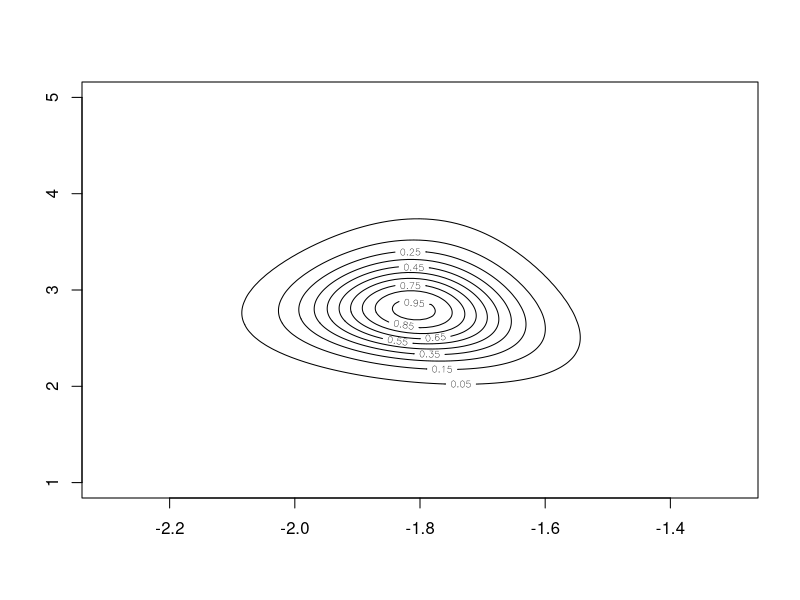

This figure's R source:
# y: The number of tumor-emerging rats in group;
# n: The number of total rats in group
rat.y <- c(0,0,0,0,0,0,0,0,0,0,0,0,0,0,1,1,1,1,1,1,1,1,2,2,2,2,2,2,2,2,
           2,1,5,2,5,3,2,7,7,3,3,2,9,10,4,4,4,4,4,4,
           4,10,4,4,4,5,11,12,5,5,6,5,6,6,6,6,16,15,15,9)
rat.n <- c(20,20,20,20,20,20,20,19,19,19,19,18,18,17,20,20,20,20,19,19,
           18,18,25,24,23,20,20,20,20,20,20,10,49,19,46,27,17,49,47,20,
           20,13,48,50,20,20,20,20,20,20,20,48,19,19,19,22,46,49,20,20,
           23,19,22,20,20,20,52,47,46,24)
logpost4 <- function(u, v) {a <- exp(u+v)/(exp(u)+1);
b <- exp(v)/(exp(u) + 1);
J <- length(rat.y); # Number of data
logp_a <- dunif(a , min = 0 , max = 40 , log = TRUE);
logp_b <- dunif(b , min = 0 , max = 100 , log = TRUE);
log_prior <- logp_a + logp_b;
x <- J * (lgamma(a + b) - lgamma(a) - lgamma(b)) + log_prior;
for (i in (1:J)){
  x <- x + lgamma(a + rat.y[i]) + lgamma(b + rat.n[i] - rat.y[i]) - 
    lgamma(a + b + rat.n[i]) # Adding likelihood
}
x # Return log p(theta, phi | y)
}
# Generate grid sampling
x4 <- c(-230:-130)/100 # set the grid values of u
y4 <- c(100:500)/100 # set the grid values of v
# evaluate grid
z <- outer(x4,y4,logpost4) # evaluate the key part of the log posterior p(u,v|y) for each grid (u,v)
# exponentiate log posterior (set maximum to be one)
z2 <- exp(z- max(z)) # transfer log posterior into posterior (the joint posterior)
contour(x4,y4,z2,levels=c(0.05,0.15,0.25,0.35,0.45,0.55,0.65,0.75,0.85,0.95))
